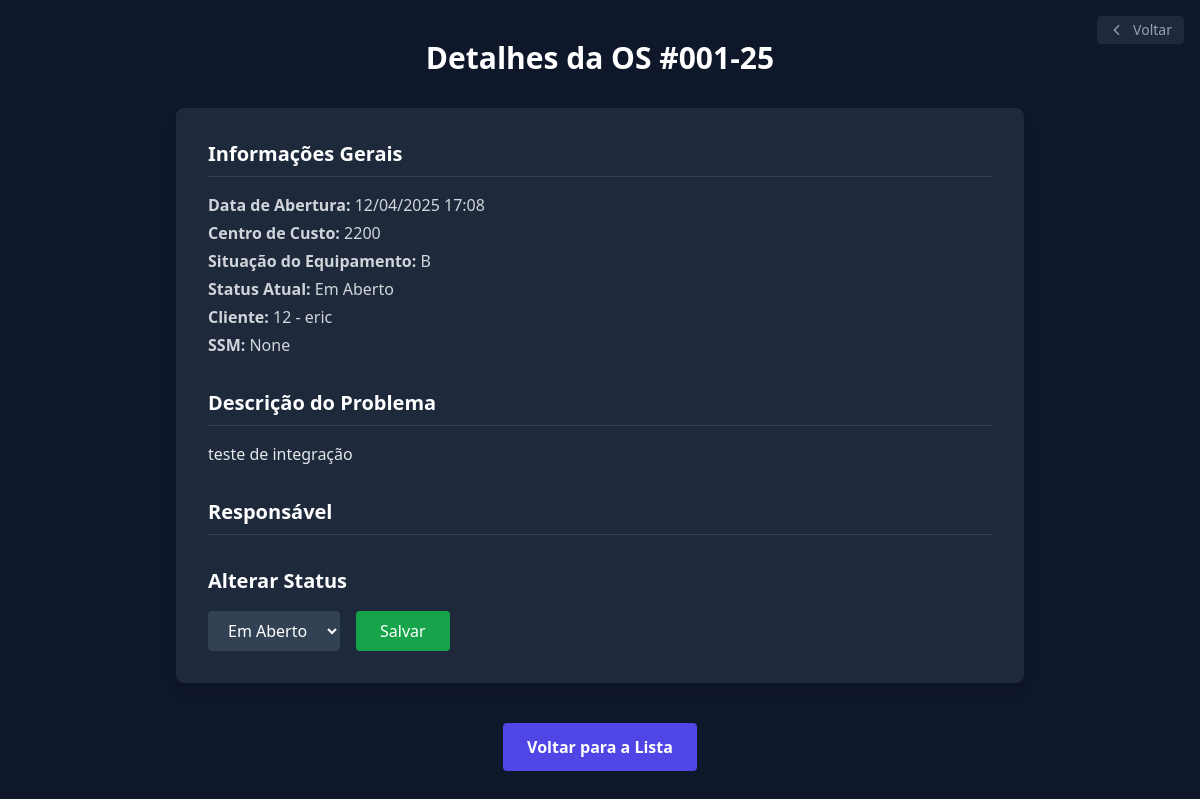
Screenshot of /menuos/detalhes-os/001-25/ (signed in) with the database file from the repository.
### menuos/models.py (models this page shows, shortened)
class AberturaOS(models.Model):
    numero_os = models.CharField(max_length=20, unique=True)
    descricao = models.TextField()
    cc = models.CharField("Centro de Custo", max_length=20)
    cod_cliente = models.ForeignKey(Cliente, on_delete=models.CASCADE)
    cod_intervencao = models.ForeignKey('MotivoIntervencao', on_delete=models.CASCADE)
    ssm = models.PositiveIntegerField("SSM", null=True, blank=True)
    PRIORIDADES = [
        ('MaquinaParada', 'Máquina Parada'),
        ('OperandoDefeito', 'Operando com Defeito'),
        ('OperandoProgramada', 'Operando Programada'),
        ('OperandoParadaMelhoria', 'Operando Parada Melhoria'),
        ('OperandoMelhoria', 'Operando Melhoria'),
        ('Outros','Outros'),
    ]
    prioridade = models.CharField(max_length=100, choices=PRIORIDADES)
    STATUS_CHOICES = [
        ('Em Aberto', 'Em Aberto'),
        ('Finalizada', 'Finalizada'),
    ]
    status = models.CharField(max_length=20, choices=STATUS_CHOICES, default='Em Aberto')
    data_abertura = models.DateTimeField(auto_now_add=True)

class Cliente(models.Model):
    codigo_cliente = models.CharField(max_length=20, unique=True)
    nome_cliente = models.CharField(max_length=100)
    def __str__(self):
        return f"{self.codigo_cliente} - {self.nome_cliente}"

### menuos/views.py (the view)
# urls.py: path('detalhes-os/<str:numero_os>/', views.detalhes_os, name='detalhes_os'),  # Detalhes de uma OS específica
@login_required
def detalhes_os(request, numero_os):
    os = get_object_or_404(AberturaOS, numero_os=numero_os)
    return render(request, 'detalhes-os.html', {'os': os})

### menuos/templates/detalhes-os.html (shortened to what this page needs)
{% extends 'base.html' %}
{% block body %}
<div
    class="min-h-screen bg-slate-900 text-white px-6 py-10 flex flex-col max-w-4xl mx-auto">
    <h1 class="text-3xl font-bold mb-8 text-center">Detalhes da OS #{{ os.numero_os }}</h1>
    <div class="bg-slate-800 p-8 rounded-lg shadow-lg space-y-8">
        <section>
            <h2 class="text-xl font-semibold mb-4 border-b border-slate-700 pb-2">Informações Gerais</h2>
            <ul class="space-y-1 text-gray-300">
                <li><strong>Data de Abertura:</strong> {{ os.data_abertura|date:"d/m/Y H:i" }}</li>
                <li><strong>Centro de Custo:</strong> {{ os.cc }}</li>
                <li><strong>Situação do Equipamento:</strong> {{ os.get_prioridade_display }}</li>
                <li><strong>Status Atual:</strong> {{ os.status }}</li>
                <li><strong>Cliente:</strong> {{ os.cod_cliente }}</li>
                <li><strong>SSM:</strong> {{ os.ssm }}</li>
            </ul>
        </section>
        <section>
            <h2 class="text-xl font-semibold mb-4 border-b border-slate-700 pb-2">Descrição do Problema</h2>
            <p class="text-gray-200 whitespace-pre-wrap">{{ os.descricao }}</p>
        </section>
        <section>
            <h2 class="text-xl font-semibold mb-4 border-b border-slate-700 pb-2">Responsável</h2>
        </section>
        <section>
            <h2 class="text-xl font-semibold mb-4">Alterar Status</h2>
            <form method="POST" action="{% url 'alterar_status_os' os.id %}" class="flex flex-col sm:flex-row items-center gap-4 max-w-md">
                <select name="status" class="bg-slate-700 text-white px-4 py-2 rounded w-full sm:w-auto">
                    <option value="Em Aberto" {% if os.status == 'Em Aberto' %}selected{% endif %}>Em Aberto</option>
                </select>
                <button type="submit" class="bg-green-600 hover:bg-green-500 text-white px-6 py-2 rounded w-full sm:w-auto">
                    Salvar
                </button>
            </form>
        </section>
    </div>
    <div class="mt-10 text-center">
        <a href="{% url 'listar_os' %}" class="inline-block bg-indigo-600 hover:bg-indigo-500 text-white px-6 py-3 rounded font-semibold transition">
            Voltar para a Lista
        </a>
    </div>
</div>
{% endblock %}

### rows the page displays
AberturaOS: numero_os "001-25", data_abertura "12/04/2025 17:08", cc "2200", prioridade "B", status "Em Aberto", cod_cliente "12 - eric", ssm "None", descricao "teste de integração"
